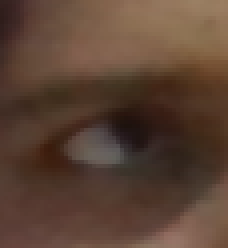
#> input picture data/open eyes/left_eye_1003.png, 57 x 62 px, found by its file name (shown 4 times larger); its folder holds 4 pictures in this run
$ python 2.data_preprocessing.py
#> lines starting #> are read from the running program, lines starting #| are printed output that depends on the picture
#First run this code if you have not downloaded


import os
import pandas as pd
from PIL import Image
import numpy as np
import cv2
from sklearn.preprocessing import StandardScaler, MinMaxScaler, LabelEncoder
from sklearn.model_selection import train_test_split
from sklearn.neighbors import KNeighborsClassifier, KNeighborsRegressor
from sklearn.ensemble import RandomForestClassifier, RandomForestRegressor
from sklearn.linear_model import LogisticRegression
from sklearn.metrics import accuracy_score, mean_absolute_error, mean_squared_error, r2_score

def load_images_from_folder(folder, label, max_images=6000, augment=True):
#> called with label = 1, max_images = 3000, augment = True
    images = []
    labels = []
    for i, filename in enumerate(os.listdir(folder)):
        if i >= max_images:
            break
        img_path = os.path.join(folder, filename)
        try:
            image = cv2.imread(img_path)  # Read image
#> image is the input picture: shape (62, 57, 3); mean B, G, R 52.2, 66.7, 91.5
            gray_img = cv2.cvtColor(image, cv2.COLOR_BGR2GRAY)  # Convert to grayscale
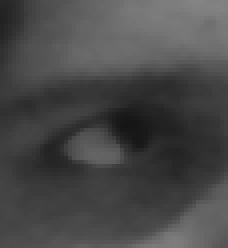
#> gray_img: shape (62, 57) (shown 4 times larger); min 21, max 132, mean 72.5
            img = cv2.resize(gray_img, (64, 64))  # Resize to a fixed size (64x64)
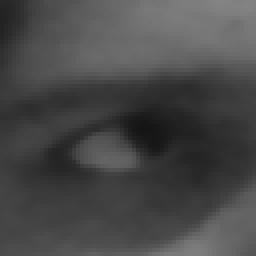
#> img: shape (64, 64) (shown 4 times larger); min 21, max 132, mean 72.3

            # Flatten the image and add original
            img_array = np.array(img).flatten()
#> img_array = 4096 values, max 132 at index 54, min 21 at index 2083, mean 72.34
            images.append(img_array)
            labels.append(label)

            if augment:
                # Rotate and flip the image
                for angle in [90, 180, 270]:
                    rotated_img = cv2.rotate(img, cv2.ROTATE_90_CLOCKWISE if angle == 90 else
                                              cv2.ROTATE_180 if angle == 180 else
                                              cv2.ROTATE_90_COUNTERCLOCKWISE)
                    rotated_img_array = np.array(rotated_img).flatten()
                    images.append(rotated_img_array)
                    labels.append(label)
#> this loop made 3 passes
#> pass 1, in load_images_from_folder, `rotated_img = cv2.rotate(img, cv2.ROTATE_90_CLOCKWISE if angle == 90 e..`:
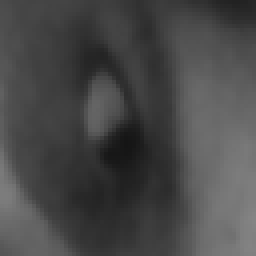
#> rotated_img: shape (64, 64) (shown 4 times larger); min 21, max 132, mean 72.3
#> pass 2, in load_images_from_folder, `rotated_img = cv2.rotate(img, cv2.ROTATE_90_CLOCKWISE if angle == 90 e..`:
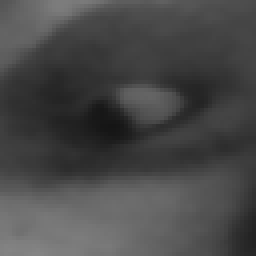
#> rotated_img: shape (64, 64) (shown 4 times larger); min 21, max 132, mean 72.3
#> pass 3, in load_images_from_folder, `rotated_img = cv2.rotate(img, cv2.ROTATE_90_CLOCKWISE if angle == 90 e..`:
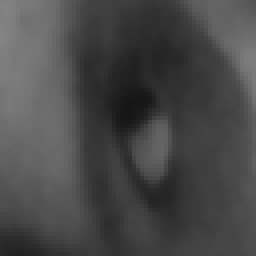
#> rotated_img: shape (64, 64) (shown 4 times larger); min 21, max 132, mean 72.3
#> after the loop, images = 4 items; labels = [1, 1, 1, 1]

                # Flip horizontally and vertically
                flipped_img_h = cv2.flip(img, 1)
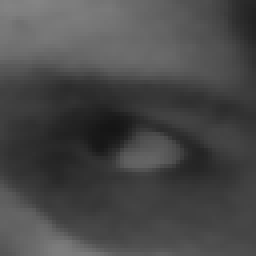
#> flipped_img_h: shape (64, 64) (shown 4 times larger); min 21, max 132, mean 72.3
                flipped_img_v = cv2.flip(img, 0)
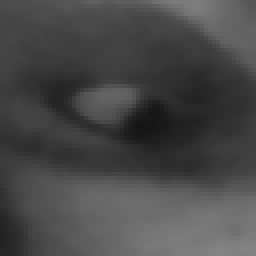
#> flipped_img_v: shape (64, 64) (shown 4 times larger); min 21, max 132, mean 72.3
                flipped_img_h_array = np.array(flipped_img_h).flatten()
#> flipped_img_h_array = 4096 values, max 132 at index 8, min 21 at index 2075, mean 72.34
                flipped_img_v_array = np.array(flipped_img_v).flatten()
#> flipped_img_v_array = 4096 values, max 132 at index 4086, min 21 at index 2019, mean 72.34
                images.append(flipped_img_h_array)
                labels.append(label)
                images.append(flipped_img_v_array)
                labels.append(label)

        except Exception as e:
            print(f"Error loading image {img_path}: {e}")
#> pass 2 of the loop in load_images_from_folder, `for i, filename in enumerate(os.listdir(folder)):`:
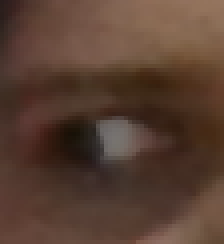
#> input picture data/open eyes/left_eye_1017.png, 56 x 61 px, found by its file name (shown 4 times larger)
#> in load_images_from_folder, image is the input picture: shape (61, 56, 3); mean B, G, R 50, 63.2, 88.4
#> gray_img: shape (61, 56)
#> in load_images_from_folder, `img = cv2.resize(gray_img, (64, 64))`:
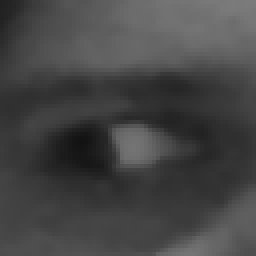
#> img: shape (64, 64) (shown 4 times larger); min 18, max 123, mean 69.1
#> img_array = 4096 values, max 123 at index 58, min 18 at index 2260, mean 69.1
#> after the loop in load_images_from_folder, `for angle in [90, 180, 270]:`: images = 10 items; labels = [1, 1, 1, 1, 1, 1, 1, 1, 1, 1]
#> in load_images_from_folder, `flipped_img_v = cv2.flip(img, 0)`:
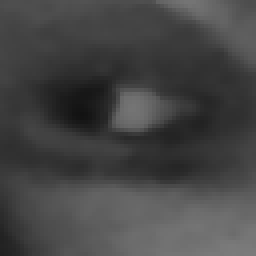
#> flipped_img_v: shape (64, 64) (shown 4 times larger); min 18, max 123, mean 69.1
#> flipped_img_h_array = 4096 values, max 123 at index 0, min 18 at index 2283, mean 69.1
#> flipped_img_v_array = 4096 values, max 123 at index 4090, min 18 at index 1812, mean 69.1
#> pass 3 of the loop in load_images_from_folder, `for i, filename in enumerate(os.listdir(folder)):`:
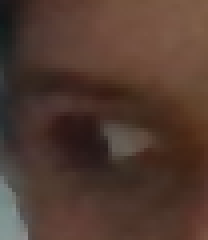
#> input picture data/open eyes/left_eye_1055.png, 52 x 60 px, found by its file name (shown 4 times larger)
#> in load_images_from_folder, image is the input picture: shape (60, 52, 3); mean B, G, R 48.1, 58.2, 81.1
#> gray_img: shape (60, 52)
#> in load_images_from_folder, `img = cv2.resize(gray_img, (64, 64))`:
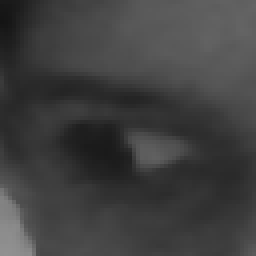
#> img: shape (64, 64) (shown 4 times larger); min 20, max 145, mean 63.9
#> img_array = 4096 values, max 145 at index 4033, min 20 at index 320, mean 63.86
#> after the loop in load_images_from_folder, `for angle in [90, 180, 270]:`: images = 16 items; labels = [1, 1, 1, 1, 1, 1, 1, 1, 1, 1, 1, 1, 1, 1, 1, 1]
#> in load_images_from_folder, `flipped_img_v = cv2.flip(img, 0)`:
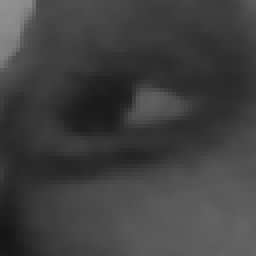
#> flipped_img_v: shape (64, 64) (shown 4 times larger); min 20, max 145, mean 63.9
#> flipped_img_h_array = 4096 values, max 145 at index 4094, min 20 at index 383, mean 63.86
#> flipped_img_v_array = 4096 values, max 145 at index 1, min 20 at index 3712, mean 63.86
#> the loop made 4 passes; the first 3 are shown
    return images, labels

# Paths to the folders containing the images
open_eye_folder = 'C:/Users/sushm/OneDrive/Documents/PROJECT/AutoShut-Deep-Learning-Based-Sleep-Detection-and-Automated-Laptop-Shutdown/data/open eyes'
closed_eye_folder = 'C:/Users/sushm/OneDrive/Documents/PROJECT/AutoShut-Deep-Learning-Based-Sleep-Detection-and-Automated-Laptop-Shutdown/data/close eyes'

# Load images with augmentation
open_eye_images, open_eye_labels = load_images_from_folder(open_eye_folder, label=1, max_images=3000, augment=True)  # Label 1 for open eyes
closed_eye_images, closed_eye_labels = load_images_from_folder(closed_eye_folder, label=0, max_images=3000, augment=True)  # Label 0 for closed eyes
#> (the run stopped early here; a loop or call above may not have finished)
